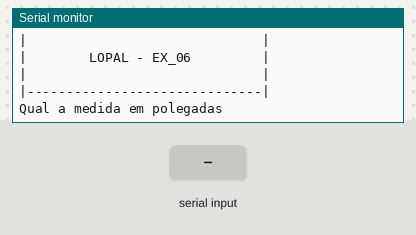
Bench run of a sketch on a simulated Arduino Uno, built with avr-gcc and run on an emulated ATmega328P. On the bench: the last lines printed to the serial monitor. The inputs (shaded band) are chosen by the test bench.

Above: at 1.2 s.
1.3 s: "90,45\n" received over Serial
At 2.1 s:
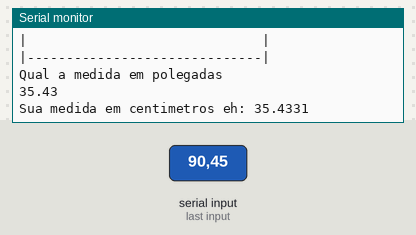
2.8 s: "30,150\n" received over Serial
At 4.1 s:
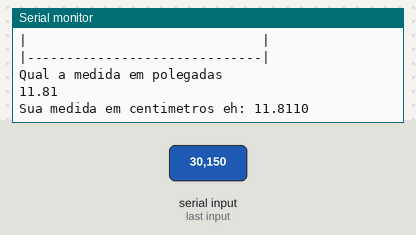
4.3 s: "90,45\n" received over Serial
Timing chart, 0 to 7.3 s (numbered marks = the images above; inputs shaded):
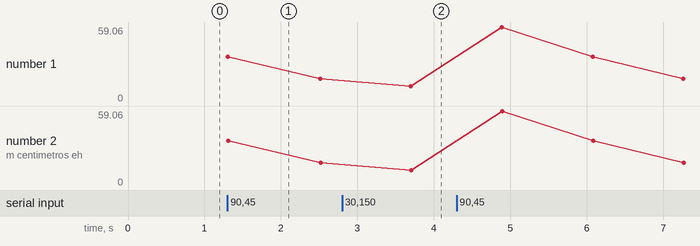

The sketch:

lopal_ex061.ino
```cpp
//Faça um programa que receba a medida em polegadas e exiba esse número em
//centímetros.

float P = 0;
float C = 0;

void setup()
{
  Serial.begin(9600);
}

void loop()
{
  Serial.println("|------------------------------|");
  Serial.println("|                              |");
  Serial.println("|        LOPAL - EX_06         |");//Pular linha
  Serial.println("|                              |");
  Serial.println("|------------------------------|");

  Serial.println();

  Serial.println("Qual a medida em polegadas");
  while(! Serial.available());
  P = Serial.parseFloat();

  C = float(P) / float(2.54);
  Serial.println(C);

  Serial.println("Sua medida em centimetros eh: " + String(C, 4));
  delay (1000);
}
```

Measured:
- after the input at 1.3 s, the serial monitor: prints a new line at once (image 1)
- after the input at 2.8 s, the serial monitor: prints a new line after 0.90 s (image 2)
- plotted number 1: 17.72 → 11.81 after the input at 2.8 s
- plotted number 2: 17.72 → 11.81 after the input at 2.8 s
